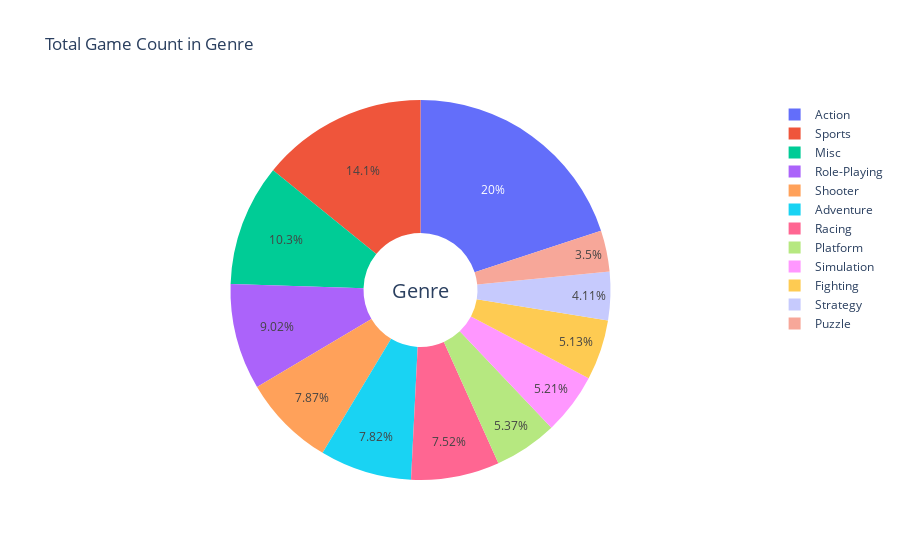

The cell this chart's notebook holds for it:
### Code cell
import plotly.express as px

uniq=data["Genre"].unique()

total_Genre = []
for i in uniq:
    total_Genre.append(len(data[data["Genre"]==i]))
import plotly.graph_objects as go
from plotly.subplots import make_subplots

labels = uniq

# Create subplots: use 'domain' type for Pie subplot

fig.add_trace(go.Pie(labels=labels, values=total_Genre, name="Genre"))

fig = go.Figure(data=[go.Pie(labels=labels, values=total_Genre, hole=.3)])
fig.update_layout(
    title_text="Total Game Count in Genre",
    # Add annotations in the center of the donut pies.
    annotations=[dict(text='Genre', x=0.5, y=0.5, font_size=20, showarrow=False)])
fig.show()

### Figure 1 — Plotly figure (JSON) as saved in the notebook; plotly's stock layout.template omitted (floating-point values rounded to 4 significant figures)
{"data": [{"hole": 0.3, "labels": ["Sports", "Platform", "Racing", "Role-Playing", "Puzzle", "Misc", "Shooter", "Simulation", "Action", "Fighting", "Adventure", "Strategy"], "type": "pie", "values": [2304, 875, 1225, 1470, 570, 1686, 1282, 848, 3251, 836, 1274, 670]}], "layout": {"annotations": [{"font": {"size": 20}, "showarrow": false, "text": "Genre", "x": 0.5, "y": 0.5}], "title": {"text": "Total Game Count in Genre"}}}
